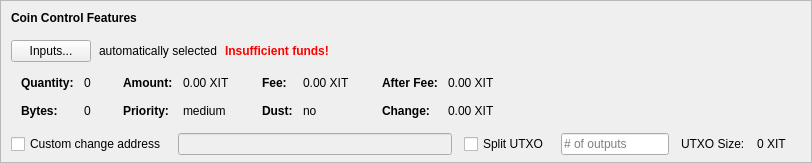
    <widget class="QFrame" name="frameCoinControl">
     <property name="sizePolicy">
      <sizepolicy hsizetype="Expanding" vsizetype="Expanding">
       <horstretch>0</horstretch>
       <verstretch>0</verstretch>
      </sizepolicy>
     </property>
     <property name="maximumSize">
      <size>
       <width>16777215</width>
       <height>16777215</height>
      </size>
     </property>
     <property name="frameShape">
      <enum>QFrame::StyledPanel</enum>
     </property>
     <property name="frameShadow">
      <enum>QFrame::Sunken</enum>
     </property>
     <layout class="QVBoxLayout" name="verticalLayoutCoinControl2">
      <property name="spacing">
       <number>0</number>
      </property>
      <property name="leftMargin">
       <number>0</number>
      </property>
      <property name="topMargin">
       <number>0</number>
      </property>
      <property name="rightMargin">
       <number>0</number>
      </property>
      <property name="bottomMargin">
       <number>6</number>
      </property>
      <item>
       <layout class="QVBoxLayout" name="verticalLayoutCoinControl" stretch="0,0,0,0,1">
        <property name="spacing">
         <number>0</number>
        </property>
        <property name="leftMargin">
         <number>10</number>
        </property>
        <property name="topMargin">
         <number>10</number>
        </property>
        <item>
         <layout class="QHBoxLayout" name="horizontalLayoutCoinControl1">
          <property name="bottomMargin">
           <number>15</number>
          </property>
          <item>
           <widget class="QLabel" name="labelCoinControlFeatures">
            <property name="sizePolicy">
             <sizepolicy hsizetype="Preferred" vsizetype="Maximum">
              <horstretch>0</horstretch>
              <verstretch>0</verstretch>
             </sizepolicy>
            </property>
            <property name="font">
             <font>
              <weight>75</weight>
              <bold>true</bold>
             </font>
            </property>
            <property name="styleSheet">
             <string notr="true">font-weight:bold;</string>
            </property>
            <property name="text">
             <string>Coin Control Features</string>
            </property>
           </widget>
          </item>
         </layout>
        </item>
        <item>
         <layout class="QHBoxLayout" name="horizontalLayoutCoinControl2" stretch="0,0,0,0">
          <property name="spacing">
           <number>8</number>
          </property>
          <property name="bottomMargin">
           <number>10</number>
          </property>
          <item>
           <widget class="QPushButton" name="pushButtonCoinControl">
            <property name="styleSheet">
             <string notr="true"/>
            </property>
            <property name="text">
             <string>Inputs...</string>
            </property>
            <property name="autoDefault">
             <bool>false</bool>
            </property>
           </widget>
          </item>
          <item>
           <widget class="QLabel" name="labelCoinControlAutomaticallySelected">
            <property name="text">
             <string>automatically selected</string>
            </property>
            <property name="margin">
             <number>5</number>
            </property>
           </widget>
          </item>
          <item>
           <widget class="QLabel" name="labelCoinControlInsuffFunds">
            <property name="font">
             <font>
              <weight>75</weight>
              <bold>true</bold>
             </font>
            </property>
            <property name="styleSheet">
             <string notr="true">color:red;font-weight:bold;</string>
            </property>
            <property name="text">
             <string>Insufficient funds!</string>
            </property>
            <property name="margin">
             <number>5</number>
            </property>
           </widget>
          </item>
          <item>
           <spacer name="horizontalSpacerCoinControl">
            <property name="orientation">
             <enum>Qt::Horizontal</enum>
            </property>
            <property name="sizeHint" stdset="0">
             <size>
              <width>40</width>
              <height>1</height>
             </size>
            </property>
           </spacer>
          </item>
         </layout>
        </item>
        <item>
         <widget class="QWidget" name="widgetCoinControl" native="true">
          <property name="sizePolicy">
           <sizepolicy hsizetype="Preferred" vsizetype="Preferred">
            <horstretch>0</horstretch>
            <verstretch>0</verstretch>
           </sizepolicy>
          </property>
          <property name="minimumSize">
           <size>
            <width>0</width>
            <height>0</height>
           </size>
          </property>
          <property name="styleSheet">
           <string notr="true"/>
          </property>
          <layout class="QHBoxLayout" name="horizontalLayoutCoinControl5">
           <property name="leftMargin">
            <number>0</number>
           </property>
           <property name="topMargin">
            <number>0</number>
           </property>
           <property name="rightMargin">
            <number>0</number>
           </property>
           <property name="bottomMargin">
            <number>0</number>
           </property>
           <item>
            <layout class="QHBoxLayout" name="horizontalLayoutCoinControl3" stretch="0,0,0,1">
             <property name="spacing">
              <number>20</number>
             </property>
             <property name="topMargin">
              <number>0</number>
             </property>
             <property name="bottomMargin">
              <number>10</number>
             </property>
             <item>
              <layout class="QFormLayout" name="formLayoutCoinControl1">
               <property name="horizontalSpacing">
                <number>10</number>
               </property>
               <property name="verticalSpacing">
                <number>14</number>
               </property>
               <property name="leftMargin">
                <number>10</number>
               </property>
               <property name="topMargin">
                <number>4</number>
               </property>
               <property name="rightMargin">
                <number>6</number>
               </property>
               <item row="0" column="0">
                <widget class="QLabel" name="labelCoinControlQuantityText">
                 <property name="font">
                  <font>
                   <weight>75</weight>
                   <bold>true</bold>
                  </font>
                 </property>
                 <property name="text">
                  <string>Quantity:</string>
                 </property>
                 <property name="margin">
                  <number>0</number>
                 </property>
                </widget>
               </item>
               <item row="0" column="1">
                <widget class="QLabel" name="labelCoinControlQuantity">
                 <property name="cursor">
                  <cursorShape>IBeamCursor</cursorShape>
                 </property>
                 <property name="contextMenuPolicy">
                  <enum>Qt::ActionsContextMenu</enum>
                 </property>
                 <property name="text">
                  <string notr="true">0</string>
                 </property>
                 <property name="margin">
                  <number>0</number>
                 </property>
                 <property name="textInteractionFlags">
                  <set>Qt::LinksAccessibleByMouse|Qt::TextSelectableByKeyboard|Qt::TextSelectableByMouse</set>
                 </property>
                </widget>
               </item>
               <item row="1" column="0">
                <widget class="QLabel" name="labelCoinControlBytesText">
                 <property name="font">
                  <font>
                   <weight>75</weight>
                   <bold>true</bold>
                  </font>
                 </property>
                 <property name="text">
                  <string>Bytes:</string>
                 </property>
                </widget>
               </item>
               <item row="1" column="1">
                <widget class="QLabel" name="labelCoinControlBytes">
                 <property name="cursor">
                  <cursorShape>IBeamCursor</cursorShape>
                 </property>
                 <property name="contextMenuPolicy">
                  <enum>Qt::ActionsContextMenu</enum>
                 </property>
                 <property name="text">
                  <string notr="true">0</string>
                 </property>
                 <property name="textInteractionFlags">
                  <set>Qt::LinksAccessibleByMouse|Qt::TextSelectableByKeyboard|Qt::TextSelectableByMouse</set>
                 </property>
                </widget>
               </item>
              </layout>
             </item>
             <item>
              <layout class="QFormLayout" name="formLayoutCoinControl2">
               <property name="horizontalSpacing">
                <number>10</number>
               </property>
               <property name="verticalSpacing">
                <number>14</number>
               </property>
               <property name="leftMargin">
                <number>6</number>
               </property>
               <property name="topMargin">
                <number>4</number>
               </property>
               <property name="rightMargin">
                <number>6</number>
               </property>
               <item row="0" column="0">
                <widget class="QLabel" name="labelCoinControlAmountText">
                 <property name="font">
                  <font>
                   <weight>75</weight>
                   <bold>true</bold>
                  </font>
                 </property>
                 <property name="text">
                  <string>Amount:</string>
                 </property>
                 <property name="margin">
                  <number>0</number>
                 </property>
                </widget>
               </item>
               <item row="0" column="1">
                <widget class="QLabel" name="labelCoinControlAmount">
                 <property name="cursor">
                  <cursorShape>IBeamCursor</cursorShape>
                 </property>
                 <property name="contextMenuPolicy">
                  <enum>Qt::ActionsContextMenu</enum>
                 </property>
                 <property name="text">
                  <string notr="true">0.00 XIT</string>
                 </property>
                 <property name="textInteractionFlags">
                  <set>Qt::LinksAccessibleByMouse|Qt::TextSelectableByKeyboard|Qt::TextSelectableByMouse</set>
                 </property>
                </widget>
               </item>
               <item row="1" column="0">
                <widget class="QLabel" name="labelCoinControlPriorityText">
                 <property name="font">
                  <font>
                   <weight>75</weight>
                   <bold>true</bold>
                  </font>
                 </property>
                 <property name="text">
                  <string>Priority:</string>
                 </property>
                </widget>
               </item>
               <item row="1" column="1">
                <widget class="QLabel" name="labelCoinControlPriority">
                 <property name="cursor">
                  <cursorShape>IBeamCursor</cursorShape>
                 </property>
                 <property name="contextMenuPolicy">
                  <enum>Qt::ActionsContextMenu</enum>
                 </property>
                 <property name="text">
                  <string>medium</string>
                 </property>
                 <property name="textInteractionFlags">
                  <set>Qt::LinksAccessibleByMouse|Qt::TextSelectableByKeyboard|Qt::TextSelectableByMouse</set>
                 </property>
                </widget>
               </item>
              </layout>
             </item>
             <item>
              <layout class="QFormLayout" name="formLayoutCoinControl3">
               <property name="horizontalSpacing">
                <number>10</number>
               </property>
               <property name="verticalSpacing">
                <number>14</number>
               </property>
               <property name="leftMargin">
                <number>6</number>
               </property>
               <property name="topMargin">
                <number>4</number>
               </property>
               <property name="rightMargin">
                <number>6</number>
               </property>
               <item row="0" column="0">
                <widget class="QLabel" name="labelCoinControlFeeText">
                 <property name="font">
                  <font>
                   <weight>75</weight>
                   <bold>true</bold>
                  </font>
                 </property>
                 <property name="text">
                  <string>Fee:</string>
                 </property>
                 <property name="margin">
                  <number>0</number>
                 </property>
                </widget>
               </item>
               <item row="0" column="1">
                <widget class="QLabel" name="labelCoinControlFee">
                 <property name="cursor">
                  <cursorShape>IBeamCursor</cursorShape>
                 </property>
                 <property name="contextMenuPolicy">
                  <enum>Qt::ActionsContextMenu</enum>
                 </property>
                 <property name="text">
                  <string notr="true">0.00 XIT</string>
                 </property>
                 <property name="textInteractionFlags">
                  <set>Qt::LinksAccessibleByMouse|Qt::TextSelectableByKeyboard|Qt::TextSelectableByMouse</set>
                 </property>
                </widget>
               </item>
               <item row="1" column="0">
                <widget class="QLabel" name="labelCoinControlLowOutputText">
                 <property name="font">
                  <font>
                   <weight>75</weight>
                   <bold>true</bold>
                  </font>
                 </property>
                 <property name="text">
                  <string>Dust:</string>
                 </property>
                </widget>
               </item>
               <item row="1" column="1">
                <widget class="QLabel" name="labelCoinControlLowOutput">
                 <property name="cursor">
                  <cursorShape>IBeamCursor</cursorShape>
                 </property>
                 <property name="contextMenuPolicy">
                  <enum>Qt::ActionsContextMenu</enum>
                 </property>
                 <property name="text">
                  <string>no</string>
                 </property>
                 <property name="textInteractionFlags">
                  <set>Qt::LinksAccessibleByMouse|Qt::TextSelectableByKeyboard|Qt::TextSelectableByMouse</set>
                 </property>
                </widget>
               </item>
              </layout>
             </item>
             <item>
              <layout class="QFormLayout" name="formLayoutCoinControl4">
               <property name="horizontalSpacing">
                <number>10</number>
               </property>
               <property name="verticalSpacing">
                <number>14</number>
               </property>
               <property name="leftMargin">
                <number>6</number>
               </property>
               <property name="topMargin">
                <number>4</number>
               </property>
               <property name="rightMargin">
                <number>6</number>
               </property>
               <item row="0" column="0">
                <widget class="QLabel" name="labelCoinControlAfterFeeText">
                 <property name="font">
                  <font>
                   <weight>75</weight>
                   <bold>true</bold>
                  </font>
                 </property>
                 <property name="text">
                  <string>After Fee:</string>
                 </property>
                 <property name="margin">
                  <number>0</number>
                 </property>
                </widget>
               </item>
               <item row="0" column="1">
                <widget class="QLabel" name="labelCoinControlAfterFee">
                 <property name="cursor">
                  <cursorShape>IBeamCursor</cursorShape>
                 </property>
                 <property name="contextMenuPolicy">
                  <enum>Qt::ActionsContextMenu</enum>
                 </property>
                 <property name="text">
                  <string notr="true">0.00 XIT</string>
                 </property>
                 <property name="textInteractionFlags">
                  <set>Qt::LinksAccessibleByMouse|Qt::TextSelectableByKeyboard|Qt::TextSelectableByMouse</set>
                 </property>
                </widget>
               </item>
               <item row="1" column="0">
                <widget class="QLabel" name="labelCoinControlChangeText">
                 <property name="font">
                  <font>
                   <weight>75</weight>
                   <bold>true</bold>
                  </font>
                 </property>
                 <property name="text">
                  <string>Change:</string>
                 </property>
                </widget>
               </item>
               <item row="1" column="1">
                <widget class="QLabel" name="labelCoinControlChange">
                 <property name="cursor">
                  <cursorShape>IBeamCursor</cursorShape>
                 </property>
                 <property name="contextMenuPolicy">
                  <enum>Qt::ActionsContextMenu</enum>
                 </property>
                 <property name="text">
                  <string notr="true">0.00 XIT</string>
                 </property>
                 <property name="textInteractionFlags">
                  <set>Qt::LinksAccessibleByMouse|Qt::TextSelectableByKeyboard|Qt::TextSelectableByMouse</set>
                 </property>
                </widget>
               </item>
              </layout>
             </item>
            </layout>
           </item>
          </layout>
         </widget>
        </item>
        <item>
         <layout class="QHBoxLayout" name="horizontalLayoutCoinControl4" stretch="0,0,0,0,0,0,0">
          <property name="spacing">
           <number>12</number>
          </property>
          <property name="sizeConstraint">
           <enum>QLayout::SetDefaultConstraint</enum>
          </property>
          <property name="topMargin">
           <number>5</number>
          </property>
          <property name="rightMargin">
           <number>5</number>
          </property>
          <item>
           <widget class="QCheckBox" name="checkBoxCoinControlChange">
            <property name="toolTip">
             <string>If this is activated, but the change address is empty or invalid, change will be sent to a newly generated address.</string>
            </property>
            <property name="text">
             <string>Custom change address</string>
            </property>
           </widget>
          </item>
          <item>
           <widget class="QValidatedLineEdit" name="lineEditCoinControlChange">
            <property name="enabled">
             <bool>false</bool>
            </property>
            <property name="sizePolicy">
             <sizepolicy hsizetype="Expanding" vsizetype="Fixed">
              <horstretch>0</horstretch>
              <verstretch>0</verstretch>
             </sizepolicy>
            </property>
           </widget>
          </item>
          <item>
           <widget class="QCheckBox" name="splitBlockCheckBox">
            <property name="text">
             <string>Split UTXO</string>
            </property>
           </widget>
          </item>
          <item>
           <widget class="QLineEdit" name="splitBlockLineEdit">
            <property name="sizePolicy">
             <sizepolicy hsizetype="Fixed" vsizetype="Fixed">
              <horstretch>50</horstretch>
              <verstretch>0</verstretch>
             </sizepolicy>
            </property>
            <property name="placeholderText">
             <string># of outputs</string>
            </property>
           </widget>
          </item>
          <item>
           <widget class="QLabel" name="labelBlockSizeText">
            <property name="text">
             <string>UTXO Size:</string>
            </property>
           </widget>
          </item>
          <item>
           <widget class="QLabel" name="labelBlockSize">
            <property name="text">
             <string>0 XIT</string>
            </property>
           </widget>
          </item>
          <item>
           <widget class="QLabel" name="labelCoinControlChangeLabel">
            <property name="sizePolicy">
             <sizepolicy hsizetype="Preferred" vsizetype="Expanding">
              <horstretch>0</horstretch>
              <verstretch>0</verstretch>
             </sizepolicy>
            </property>
            <property name="minimumSize">
             <size>
              <width>0</width>
              <height>0</height>
             </size>
            </property>
            <property name="text">
             <string/>
            </property>
            <property name="margin">
             <number>3</number>
            </property>
           </widget>
          </item>
         </layout>
        </item>
        <item>
         <spacer name="verticalSpacerCoinControl">
          <property name="orientation">
           <enum>Qt::Vertical</enum>
          </property>
          <property name="sizeHint" stdset="0">
           <size>
            <width>800</width>
            <height>1</height>
           </size>
          </property>
         </spacer>
        </item>
       </layout>
      </item>
     </layout>
    </widget>
